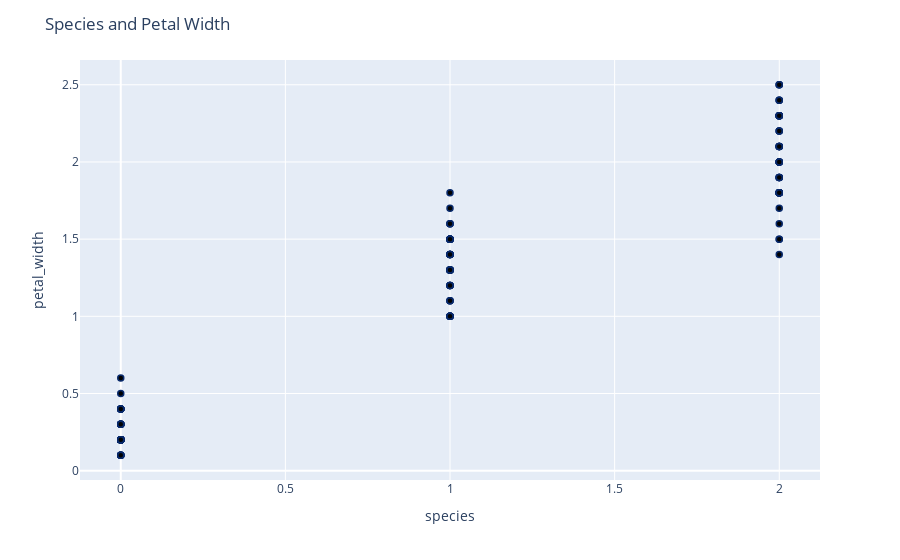

Write notebook code for a chart like this one.
### Code cell
fig1 = px.scatter(iris, x='species', y='petal_width')
fig1.update_traces(marker_color='black', marker_line_color='rgb(8,41,107)',
                  marker_line_width=1.5)
fig1.update_layout(title_text='Species and Petal Width')
fig1.show()

### Figure 1 — Plotly figure (JSON) as saved in the notebook; plotly's stock layout.template omitted (floating-point values rounded to 4 significant figures; data arrays with more than 128 entries replaced by an {"elided": "..."} marker saying what was removed)
{"data": [{"hovertemplate": "species=%{x}<br>petal_width=%{y}<extra></extra>", "legendgroup": "", "marker": {"color": "black", "line": {"color": "rgb(8,41,107)", "width": 1.5}, "symbol": "circle"}, "mode": "markers", "name": "", "orientation": "v", "showlegend": false, "type": "scatter", "x": {"elided": "150 int values"}, "xaxis": "x", "y": {"elided": "150 float values"}, "yaxis": "y"}], "layout": {"legend": {"tracegroupgap": 0}, "margin": {"t": 60}, "title": {"text": "Species and Petal Width"}, "xaxis": {"anchor": "y", "domain": [0, 1], "title": {"text": "species"}}, "yaxis": {"anchor": "x", "domain": [0, 1], "title": {"text": "petal_width"}}}}
